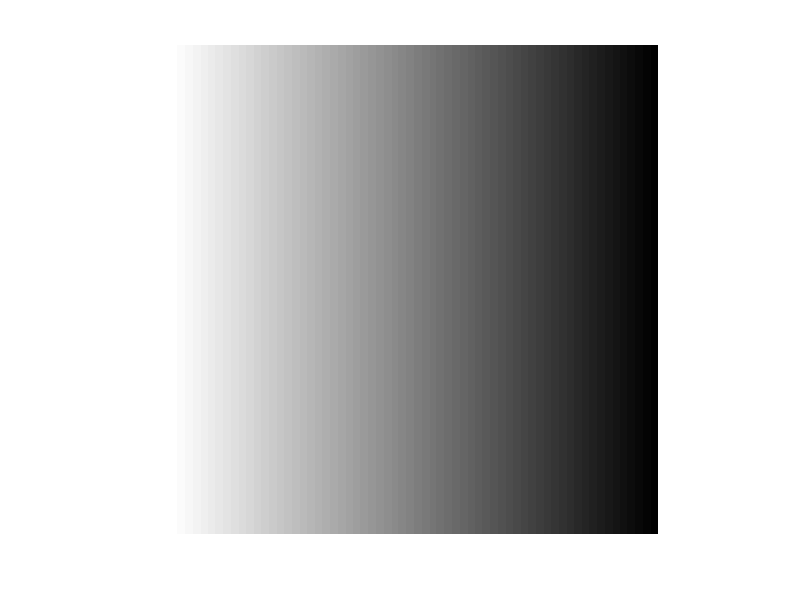

Write MATLAB code to recreate this figure. (Note: this script raises an error after producing the figure.)
clc, clear all

% I = im2double(rgb2gray(imread('../data/img1200x1600/SET012/Img001_01.bmp')));
I = repmat(linspace(1,0,500),[500 1]);

figure
imshow(I)
hold on

sigma = 1;
nBlock = 3;
nCell = 30;
bins = 8;
D = hogsi(I,[200 200],sigma,nBlock,nCell,bins)